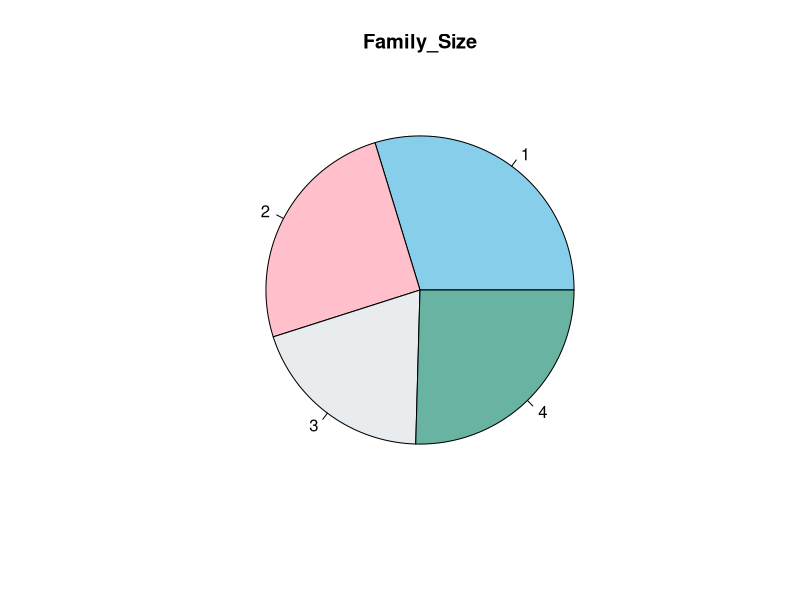
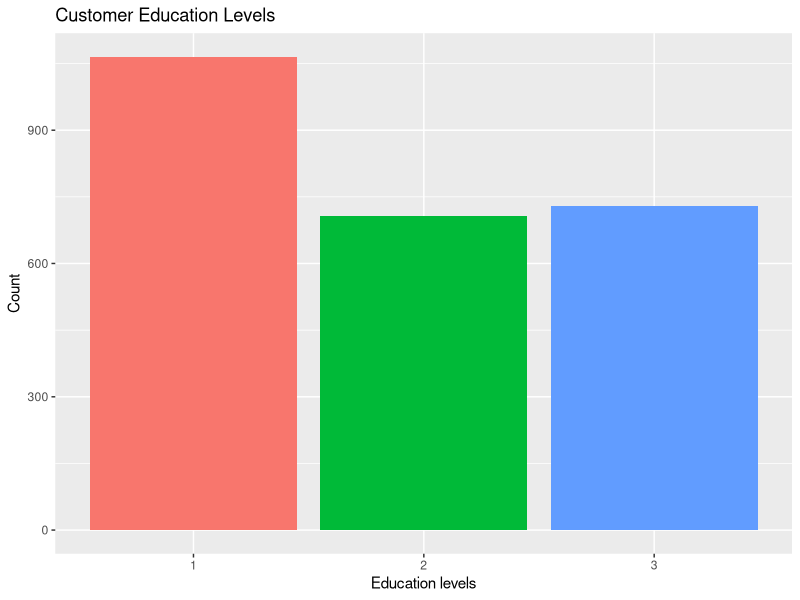
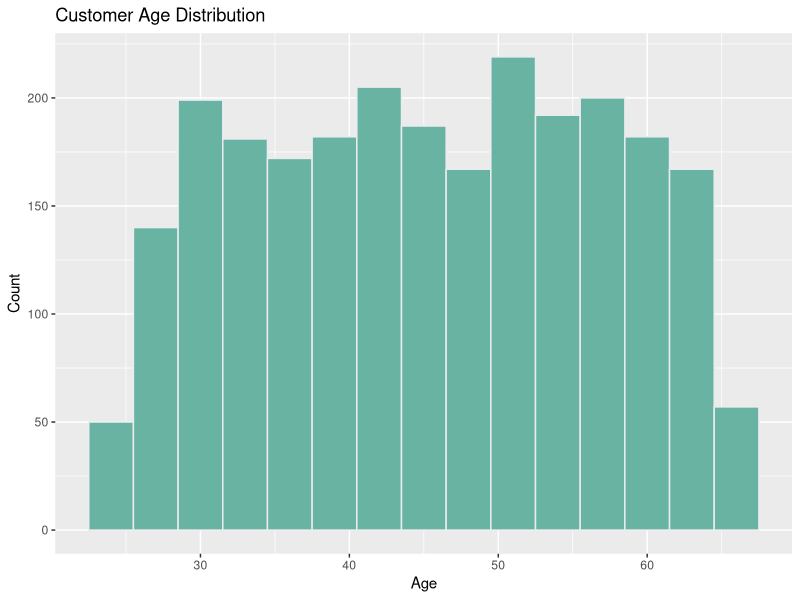
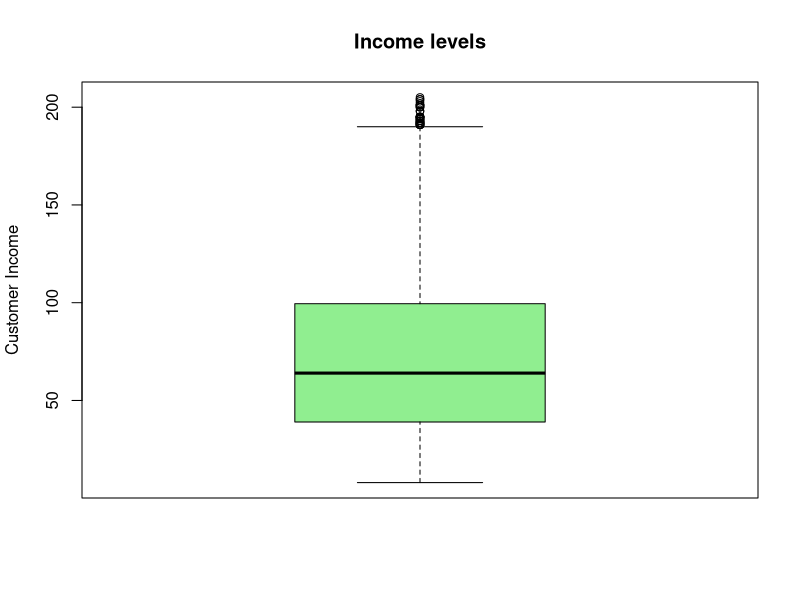
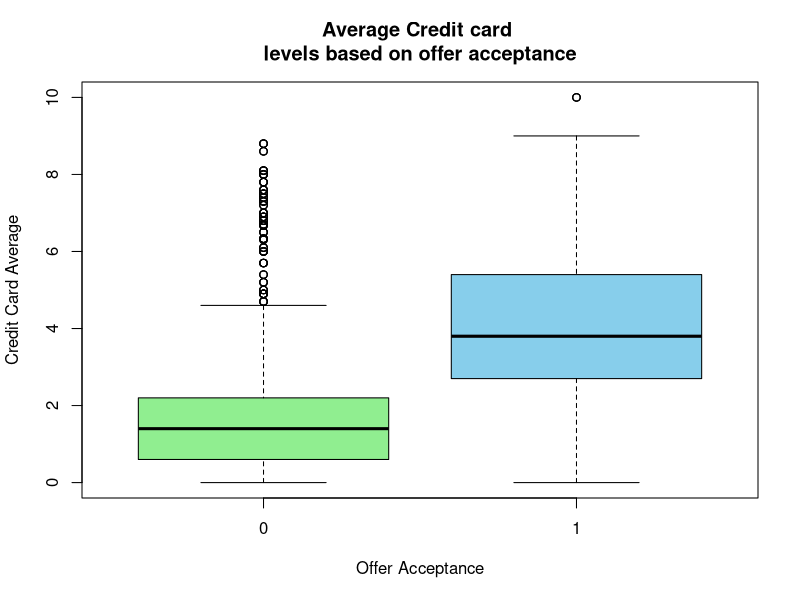
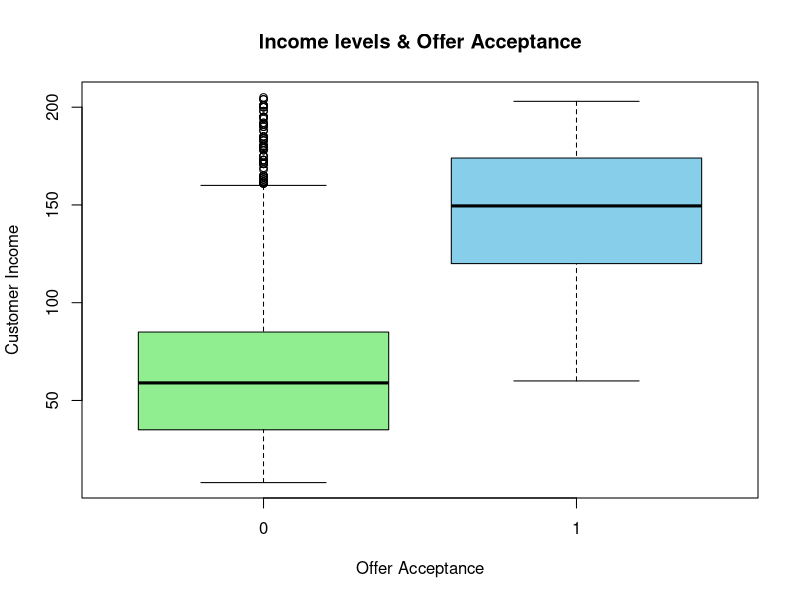
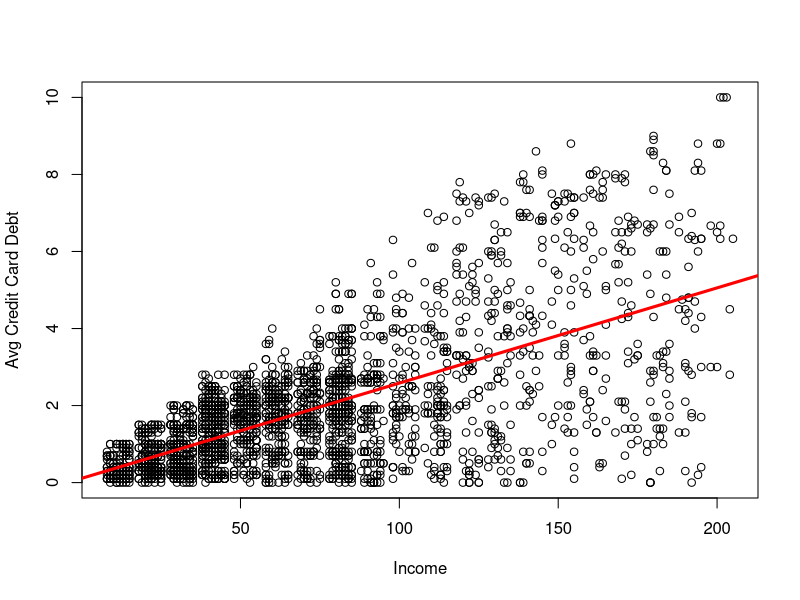
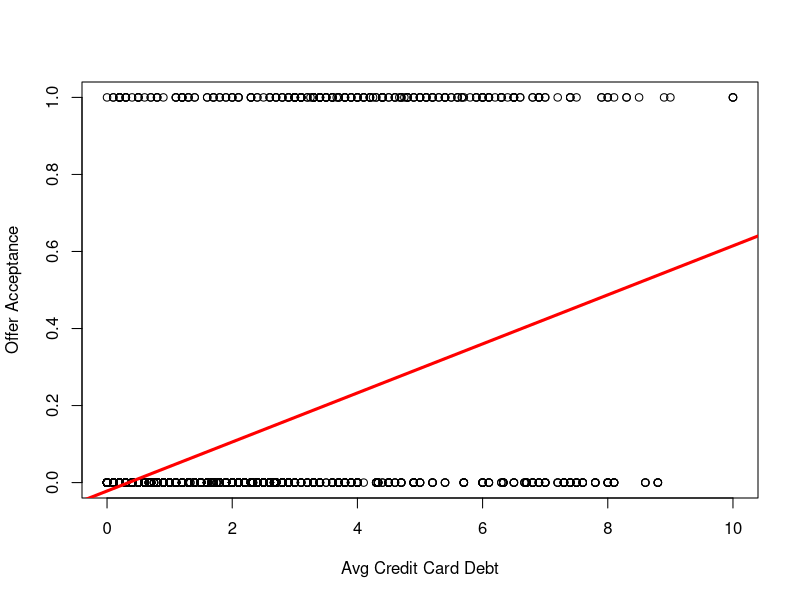

These charts were generated, in order, by the following R code:
## ---- chunk 1
library(dplyr)
library(ggplot2) 
library(MatchIt)
library(psych)  
## ---- chunk 2
setwd('C:\\Users\\darsh\\OneDrive\\Spring Quarter\\Predictive Analytics\\Assignment1')
options(stringsAsFactors = TRUE)    #need to run this twice
dat <- read.csv("hw1_universal_bank.csv")
names(dat)
str(dat)
## ---- chunk 3
fam <- table(dat$Fam_Size)
pie(fam, names(fam), main = "Family_Size", 
    col = c("SkyBlue", "Pink", "#e9ecef", "#69b3a2"))
## ---- chunk 4
bar <- ggplot(dat, aes(x=as.factor(Education), fill=as.factor(Education))) + 
  geom_bar( ) + theme(legend.position="none")
print(bar + ggtitle("Customer Education Levels") +
        labs(y="Count", x = "Education levels"))
## ---- chunk 5
hist <- ggplot(dat, aes(x=(Age),)) + 
  geom_histogram( binwidth=3, fill="#69b3a2", color="#e9ecef",) +
  scale_fill_hue(c = 40) +
  theme(legend.position="none")
print(hist + ggtitle("Customer Age Distribution") +
        labs(y="Count", x = "Age"))
## ---- chunk 6
boxplot(dat$Income,data=dat, main="Income levels",
       ylab="Customer Income", col = c("lightgreen"))
## ---- chunk 7
boxplot(Crdt_Crd_Avg~Acpt_Offer,data=dat, 
        main="Average Credit card \nlevels based on offer acceptance",
        xlab="Offer Acceptance", ylab="Credit Card Average", 
        col=c("lightgreen", "skyblue"))
## ---- chunk 8
boxplot(Income~Acpt_Offer,data=dat, main="Income levels & Offer Acceptance",
        xlab="Offer Acceptance", ylab="Customer Income", 
        col = c("lightgreen", "skyblue"))
## ---- chunk 9
plot(dat$Income,dat$Crdt_Crd_Avg, 
     xlab="Income", ylab = "Avg Credit Card Debt")
abline(lm(dat$Crdt_Crd_Avg~dat$Income,),col = c("red"), lwd = 3)
## ---- chunk 10
plot(dat$Crdt_Crd_Avg,dat$Acpt_Offer, 
     xlab="Avg Credit Card Debt", ylab = "Offer Acceptance")
abline(lm(dat$Acpt_Offer~dat$Crdt_Crd_Avg,),col = c("red"), lwd = 3)
## ---- chunk 11
dat1 <- dat[2:15]
summary(dat1)
stat <-psych::describe(dat1,skew=FALSE)
print(stat[,c(2,4)])
## ---- chunk 12
cor(dat1, method = c('pearson')) # Correlation for all pair variables

cor(dat1,dat1$Acpt_Offer,method="pearson") #correlation of acceptance of offer to all variables
## ---- chunk 13
reg <- lm(Crdt_Crd_Avg ~ Income, data = dat)
summary(reg)
## ---- chunk 14
reg1 <- lm(Acpt_Offer ~ Crdt_Crd_Avg, data = dat)
summary(reg1)
## ---- chunk 15
newdat <- data.frame(Income = 75)
predict(reg, newdat, interval = "prediction", level = 0.99)
## ---- chunk 16
newdat1 <- data.frame(Crdt_Crd_Avg = 1.250)
predict(reg1, newdat1, interval = "prediction", level = 0.99)
